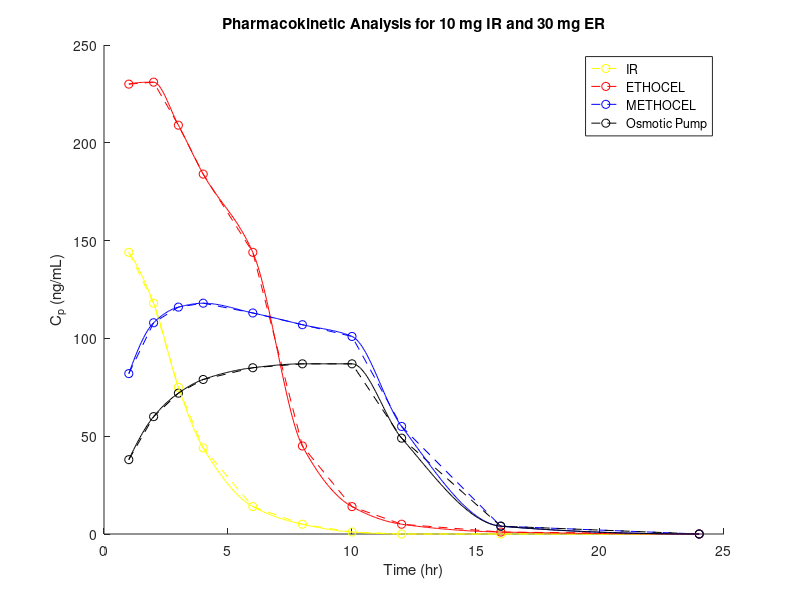

Reproduce this figure in MATLAB.
t = [1,2,3,4,6,8,10,12,16,24];
time = 0:0.05:24;
DIR = 10*10^6;
DER = 30*10^6;
D = [DIR,DER,DER,DER];

Cp = [144,118,75,44,14,5,1,0,0,0;230,231,209,184,144,45,14,5,1,0;82,108,116,118,113,107,101,55,4,0;38,60,72,79,85,87,87,49,4,0];

figure;
hold on;
numform = size(Cp,1);
AUC = zeros(size(Cp,1),1);
AUCnorm = AUC;
RelExp = AUCnorm;
I = zeros(size(Cp,1),length(time));
Cmax = AUC;
Cmaxnorm = Cmax;
tabove40 = Cmax;
colors = ['y';'r';'b';'k'];
for i = 1:numform
    plot(t,Cp(i,:),['--o',colors(i)]);
    AUC(i) = trapz(t,Cp(i,:));
    AUCnorm(i) = AUC(i)./D(i);
    RelExp(i) = AUCnorm(i)/AUCnorm(1);
    I(i,:) = interp1(t,Cp(i,:),time,'pchip');
    Cmax(i) = max(I(i,:));
    Cmaxnorm(i) = Cmax(i)/Cmax(1);
    tabove40(i) = 0.05*sum(I(i,:)>40);
end
for i = 1:numform
     plot(time,I(i,:),colors(i));
end
xlabel('Time (hr)');
ylabel(['C_p (ng/mL)']);
title('Pharmacokinetic Analysis for 10 mg IR and 30 mg ER');
legend({'IR','ETHOCEL','METHOCEL','Osmotic Pump'});
tabove40data = [4;8;12;11];
